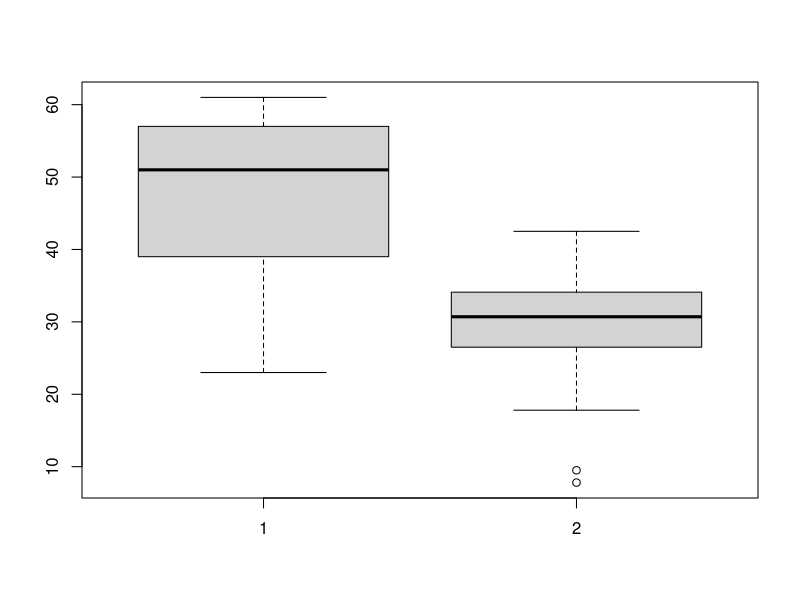
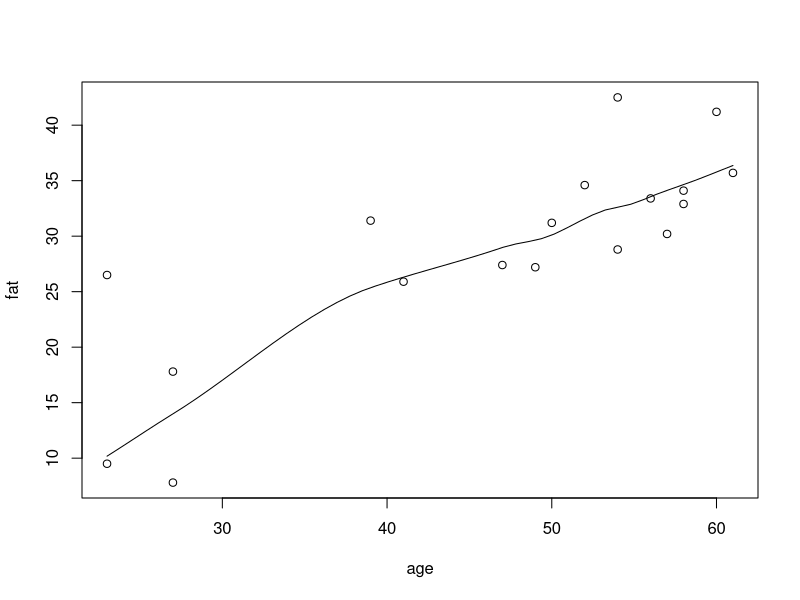

Generate these figures, in order, with R: (Note: this script raises an error after producing the figures.)
age<-c(23,23,27,27,39,41,47,49,50,52,54,54,56,57,58,58,60,61)
fat<-c(9.5,26.5,7.8,17.8,31.4,25.9,27.4,27.2,31.2,34.6,42.5,28.8,33.4,30.2,34.1,32.9,41.2,35.7)
mean(age)
median(age)
sd(age)
mean(fat)
median(fat)
sd(fat)
#boxplot
boxplot(age,fat)
#scatter plot
scatter.smooth(age,fat)
#qplot
qplot(age,fat)
